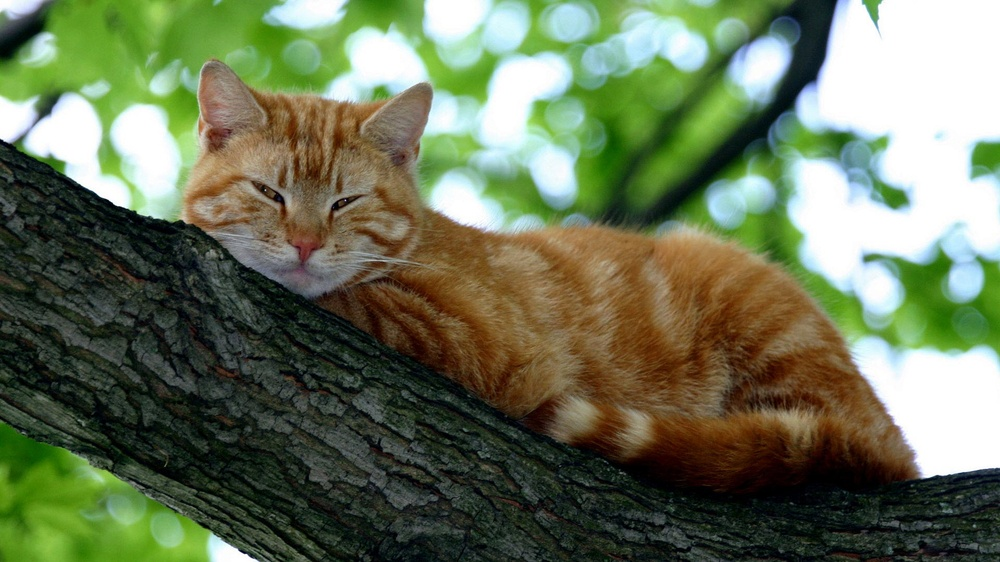
//> input picture DIP_06_Segmentation/src/main/resources/cat.jpg, 1000 x 562 px, shrunk from 1920 x 1080 before the run
$ ./DisplayImage ../resources/cat.jpg   (built with g++ and OpenCV 4)
//> lines starting //> are read from the running program, lines starting //| are printed output that depends on the picture
#include <stdio.h>
#include <opencv2/opencv.hpp>
#include <limits.h>
#include <iostream>
#include <queue>
#include <stdexcept>

using namespace cv;
using namespace std;

//REGION GROWING

typedef enum PickPixelPolicy {
	SEQUENTIAL,
	RANDOM
} PickPixelPolicy;

float ENHANCECOEFFICIENT = 256/50;
int MAX_REGION_NUMBER = 70;
int REGION_THRESHOLD = 50;
PickPixelPolicy PICK_PIXEL_POLICY = RANDOM;


class MyRegion {
public:
	int id;
	float mean;
	int size;
	static Mat* pixelMapping;

	MyRegion();
	MyRegion(int id);

	void add(uchar pixel);

	/**
	 * Check of a point belongs to a region
	 * @param[in] p the point to check
	 */
	static bool isPixelInsideARegion(Point2i& p);
};

Mat* MyRegion::pixelMapping = NULL;

MyRegion::MyRegion(int id) : id(id), mean(0), size(0) {
}

MyRegion::MyRegion() : id(0), mean(0), size(0){
}

bool MyRegion::isPixelInsideARegion(Point2i& p) {
	//cout << __func__ << " " << (int)MyRegion::pixelMapping->at<uchar>(p) << endl;
	return MyRegion::pixelMapping->at<uchar>(p) > 0;
}

void MyRegion::add(uchar pixel) {
	this->mean = this->mean + (pixel - this->mean)/(this->size + 1);
	this->size += 1;
}

void computeColorsFromRegions(Mat& image, vector<MyRegion>& regions);

static Point2i pickPixelWithoutRegion(PickPixelPolicy ppp, vector<MyRegion>& regions) {

	switch (ppp) {
	case SEQUENTIAL:
		for (int y=0; y<MyRegion::pixelMapping->rows; y++) {
			for (int x=0; x<MyRegion::pixelMapping->cols; x++) {
				//cout << "trying to pick up "<< x << ", " << y << " of region " << (int)(regions->at<uchar>(y, x)) << endl;
				if (((int)MyRegion::pixelMapping->at<uchar>(y, x)) == 0) {
					return Point2i{x, y};
				}
			}
		}
		throw logic_error("no pixel without region");
	case RANDOM:
		int limit = 0;
		while(limit < 1e5) {
			int y = rand() % MyRegion::pixelMapping->rows;
			int x = rand() % MyRegion::pixelMapping->cols;
			if (((int)MyRegion::pixelMapping->at<uchar>(y, x)) == 0) {
				return Point2i{x, y};
			}
			limit++;
		}
		throw logic_error("can't find a random pixel bcause we have supassed limit!");
	}


}

bool shouldPointBeAddedInQueue(Point2i p) {
	return (p.x >= 0) &&
			(p.y >= 0) &&
			(p.x < MyRegion::pixelMapping->cols) &&
			(p.y < MyRegion::pixelMapping->rows) &&
			(MyRegion::isPixelInsideARegion(p) == false);
}

vector<Point2i> getNonVisitedNeighbours(Point2i p) {
	vector<Point2i> retVal;

	Point2i neighbour;
	for (int y=-1; y<=+1; y++) {
		for (int x=-1; x<=+1; x++) {
			if (x==0 && y==0) {
				continue;
			}
			neighbour = Point{p.x + x, p.y + y};
			if (shouldPointBeAddedInQueue(neighbour)) {
				//cout << " adding point "<< neighbour << " into the neighbouhood!" << endl;
				retVal.push_back(neighbour);
			}
		}
	}
	return retVal;
}

bool shouldPixelBeInRegion(Point2i p, MyRegion region, Mat& image) {
	//cout << __func__ << " " << (int)image.at<uchar>(p) << " VS " << region.mean << " = " << (abs(image.at<uchar>(p) - region.mean) < 50) << endl;
	return abs(image.at<uchar>(p) - region.mean) < REGION_THRESHOLD;
}

void growRegion(deque<Point2i>* openPixels, MyRegion& currentRegion, Mat& image) {
	Point2i p;
	vector<Point2i> neighbourhood;

	while (!openPixels->empty()) {
		p = openPixels->front();
		//cout << __func__ << " queue size " << openPixels->size() << " p: " << p << endl;
		openPixels->pop_front();

		if ((currentRegion.size > 1) && (MyRegion::isPixelInsideARegion(p) == true)) {
			continue;
		}

		if (shouldPixelBeInRegion(p, currentRegion, image)) {
			MyRegion::pixelMapping->at<uchar>(p) = currentRegion.id;

			//update region data
			//online alkgorithm to compute average has been inspired from https://en.wikipedia.org/wiki/Algorithms_for_calculating_variance#Online_algorithm
			currentRegion.add(image.at<uchar>(p));

			neighbourhood = getNonVisitedNeighbours(p);
			//cout << __func__ << " neighbourhood "<< neighbourhood << endl;
			for (std::vector<Point2i>::iterator it=neighbourhood.begin(); it!=neighbourhood.end(); ++it) {
				//cout << "before adding neighourhood " << openPixels->size() << endl;
				openPixels->push_back(*it);
				//cout << "after adding neighourhood " << openPixels->size() << endl;
			}
		}
	}
}

Mat* computeSegmentationViaRegionGrowing(Mat& image) {
	deque<Point2i>* openPixels = new deque<Point2i>;
	Point2i p;
	uchar currentRegionValue = 0;
	vector<Point2i> neighbourhood;
	vector<MyRegion> regions;
	//the new regione created (and we need to build it)
	MyRegion rgn;
	MyRegion::pixelMapping = new Mat{image.rows, image.cols, CV_8UC1};

	MyRegion::pixelMapping->setTo(0);

	while (true) {
		//pick a new pixel
		try {
			if (currentRegionValue == MAX_REGION_NUMBER) {
				throw logic_error("we used all the available regions!");
			}
			p = pickPixelWithoutRegion(PICK_PIXEL_POLICY, regions);
			//cout << __func__ << " picking up "<< p << " of region " << (int)(MyRegion::pixelMapping->at<uchar>(p)) << endl;
		} catch (logic_error e) {
			cout << "out!" << endl;
			//no pixel can be fetched
			goto exit;
		}
		//the new pixel is a new region
		currentRegionValue += 1;
		rgn = MyRegion{currentRegionValue};

		rgn.add(image.at<uchar>(p));
		MyRegion::pixelMapping->at<uchar>(p) = currentRegionValue;


		//cout << __func__ << "point "<< p << " is now of region " << (int)(MyRegion::pixelMapping->at<uchar>(p)) << endl;
		openPixels->push_back(p);
		growRegion(openPixels, rgn, image);
		regions.push_back(rgn);
	}

	exit:
	for (vector<MyRegion>::iterator it=regions.begin(); it!=regions.end(); ++it) {
		cout << "region #" << it->id << " has " << it->size << " elements with an average of " << it->mean << endl;
	}
	cout << "regions are " << (int)(currentRegionValue) << endl;
	int unRegionedPixel = 0;
	for (int y=0; y<MyRegion::pixelMapping->rows; y++) {
		for (int x=0; x<MyRegion::pixelMapping->rows; x++) {
			p = Point2i{x,y};
			if (MyRegion::isPixelInsideARegion(p) == false) {
				unRegionedPixel++;
			}
		}
	}
	cout << "unregioned pixels are " << unRegionedPixel << "(percentage = " << (100*unRegionedPixel)/(1.0 * image.rows * image.cols) <<endl;


	delete openPixels;
	computeColorsFromRegions(*MyRegion::pixelMapping, regions);
	return MyRegion::pixelMapping;
}

void computeColorsFromRegions(Mat& image, vector<MyRegion>& regions) {
	for (int y=0; y<image.rows; y++) {
			for (int x=0; x<image.cols; x++) {
				for (vector<MyRegion>::iterator it=regions.begin(); it!=regions.end(); ++it) {
					if (it->id == image.at<uchar>(y,x)) {
						//region we were looking for
						image.at<uchar>(y,x) = (uchar)it->mean;
					}

				}

			}
		}
}

void enhanceColors(Mat& image, float enhanceCoefficient) {
	for (int y=0; y<image.rows; y++) {
		for (int x=0; x<image.cols; x++) {
			image.at<uchar>(y,x) = (uchar)(image.at<uchar>(y,x) * enhanceCoefficient);
		}
	}
}


// MAIN

/**
 * Segmentation algorithm
 *
 * \li Otsu algorithm: http://www.labbookpages.co.uk/software/imgProc/otsuThreshold.html
 *
 * Try to apply filtering on an image
 *
 *
 */
int main(int argc, char** argv )
{

	srand(time(NULL));
	if ( argc != 2 )
	{
		printf("usage: DisplayImage.out <Image_Path>\n");
		return -1;
	}

	Mat image;
	image = imread( argv[1], IMREAD_GRAYSCALE);
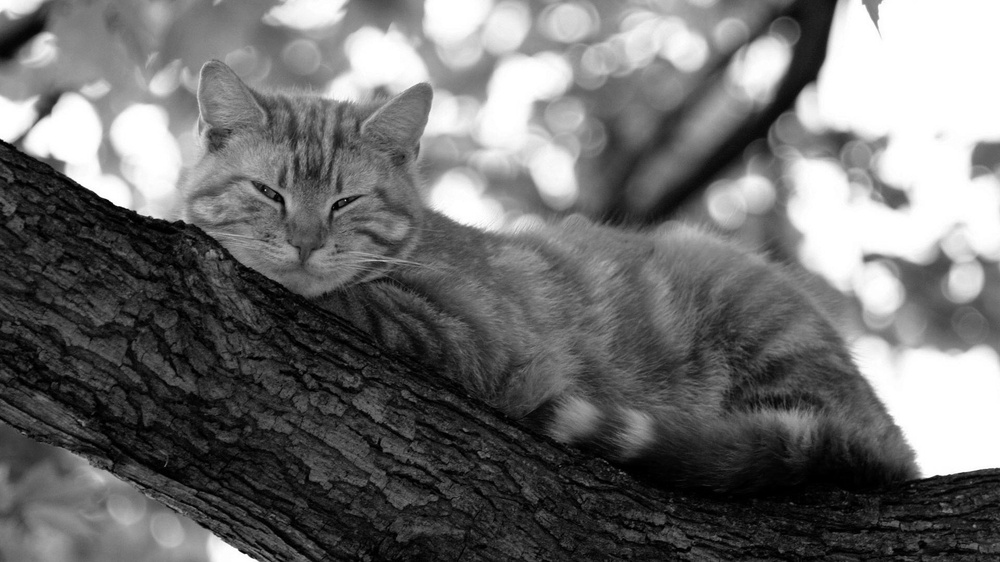
//> image: 562 rows x 1000 cols, CV_8UC1; min 0, max 255, mean 110.2

	if (!image.data)
	{
		printf("No image data \n");
		return -1;
	}

	// [10 lines of commented-out code are left out]
	Mat* regions = computeSegmentationViaRegionGrowing(image);
//> the loop in computeSegmentationViaRegionGrowing, `while (true)` made 2 passes
//> this->mean in add on pass 1: 255
//> the loop in computeSegmentationViaRegionGrowing, `for (vector<MyRegion>::iterator it=regions.begin(); it!=regions.end();..` made 1 pass
//| region #1 has 4 elements with an average of 255
//| regions are 1
//| unregioned pixels are 6(percentage = 0.00106762
//> after the loop in computeColorsFromRegions, `for (int y=0; y<image.rows; y++)`: image = [255, 255, 255]
//> regions = [255, 255, 255]
	enhanceColors(*regions, ENHANCECOEFFICIENT);
//> after the loop in enhanceColors, `for (int y=0; y<image.rows; y++)`: image = [251, 251, 251]
//> regions = [251, 251, 251]

	namedWindow("Regions", CV_WINDOW_AUTOSIZE );
	imshow("Regions", *regions);
	waitKey(0);
	delete regions;

	return 0;
}
